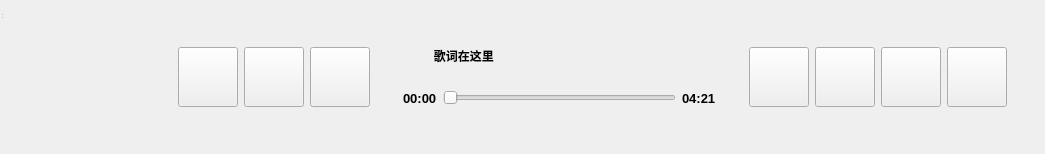
<?xml version="1.0" encoding="UTF-8"?>
<ui version="4.0">
 <class>musicPlaybackControls</class>
 <widget class="QWidget" name="musicPlaybackControls">
  <property name="geometry">
   <rect>
    <x>0</x>
    <y>0</y>
    <width>1045</width>
    <height>154</height>
   </rect>
  </property>
  <property name="windowTitle">
   <string>MainWindow</string>
  </property>
  <layout class="QGridLayout" name="gridLayout_2">
   <item row="0" column="0">
    <widget class="QWidget" name="videoWidget" native="true">
     <layout class="QGridLayout" name="gridLayout">
      <item row="0" column="0">
       <widget class="QWidget" name="widget_3" native="true">
        <layout class="QHBoxLayout" name="horizontalLayout_4">
         <item>
          <widget class="QWidget" name="widget" native="true">
           <layout class="QHBoxLayout" name="horizontalLayout">
            <item>
             <widget class="QLabel" name="albumLabel">
              <property name="minimumSize">
               <size>
                <width>60</width>
                <height>60</height>
               </size>
              </property>
              <property name="maximumSize">
               <size>
                <width>60</width>
                <height>60</height>
               </size>
              </property>
              <property name="text">
               <string/>
              </property>
             </widget>
            </item>
            <item>
             <spacer name="horizontalSpacer">
              <property name="orientation">
               <enum>Qt::Horizontal</enum>
              </property>
              <property name="sizeHint" stdset="0">
               <size>
                <width>40</width>
                <height>20</height>
               </size>
              </property>
             </spacer>
            </item>
            <item>
             <widget class="QPushButton" name="prevBtn">
              <property name="minimumSize">
               <size>
                <width>60</width>
                <height>60</height>
               </size>
              </property>
              <property name="maximumSize">
               <size>
                <width>60</width>
                <height>60</height>
               </size>
              </property>
              <property name="text">
               <string/>
              </property>
             </widget>
            </item>
            <item>
             <widget class="QPushButton" name="playBtn">
              <property name="minimumSize">
               <size>
                <width>60</width>
                <height>60</height>
               </size>
              </property>
              <property name="maximumSize">
               <size>
                <width>60</width>
                <height>60</height>
               </size>
              </property>
              <property name="text">
               <string/>
              </property>
             </widget>
            </item>
            <item>
             <widget class="QPushButton" name="nextBtn">
              <property name="minimumSize">
               <size>
                <width>60</width>
                <height>60</height>
               </size>
              </property>
              <property name="maximumSize">
               <size>
                <width>60</width>
                <height>60</height>
               </size>
              </property>
              <property name="text">
               <string/>
              </property>
             </widget>
            </item>
           </layout>
          </widget>
         </item>
         <item>
          <widget class="QWidget" name="widget_5" native="true">
           <layout class="QVBoxLayout" name="verticalLayout">
            <item>
             <widget class="QLabel" name="lyricLabel">
              <property name="font">
               <font>
                <weight>75</weight>
                <bold>true</bold>
               </font>
              </property>
              <property name="text">
               <string>            歌词在这里</string>
              </property>
             </widget>
            </item>
            <item>
             <widget class="QWidget" name="widget_4" native="true">
              <layout class="QHBoxLayout" name="horizontalLayout_3">
               <item>
                <widget class="QLabel" name="currentTime">
                 <property name="font">
                  <font>
                   <pointsize>10</pointsize>
                   <weight>75</weight>
                   <bold>true</bold>
                  </font>
                 </property>
                 <property name="text">
                  <string>00:00</string>
                 </property>
                </widget>
               </item>
               <item>
                <widget class="QSlider" name="processBar">
                 <property name="orientation">
                  <enum>Qt::Horizontal</enum>
                 </property>
                </widget>
               </item>
               <item>
                <widget class="QLabel" name="totalTime">
                 <property name="font">
                  <font>
                   <pointsize>10</pointsize>
                   <weight>75</weight>
                   <bold>true</bold>
                  </font>
                 </property>
                 <property name="text">
                  <string>04:21</string>
                 </property>
                </widget>
               </item>
              </layout>
             </widget>
            </item>
           </layout>
          </widget>
         </item>
         <item>
          <widget class="QWidget" name="widget_2" native="true">
           <layout class="QHBoxLayout" name="horizontalLayout_2">
            <item>
             <widget class="QPushButton" name="switchModeBtn">
              <property name="minimumSize">
               <size>
                <width>60</width>
                <height>60</height>
               </size>
              </property>
              <property name="maximumSize">
               <size>
                <width>60</width>
                <height>60</height>
               </size>
              </property>
              <property name="text">
               <string/>
              </property>
             </widget>
            </item>
            <item>
             <widget class="QPushButton" name="volumeBtn">
              <property name="minimumSize">
               <size>
                <width>60</width>
                <height>60</height>
               </size>
              </property>
              <property name="maximumSize">
               <size>
                <width>60</width>
                <height>60</height>
               </size>
              </property>
              <property name="text">
               <string/>
              </property>
             </widget>
            </item>
            <item>
             <widget class="QPushButton" name="lyricBtn">
              <property name="minimumSize">
               <size>
                <width>60</width>
                <height>60</height>
               </size>
              </property>
              <property name="maximumSize">
               <size>
                <width>60</width>
                <height>60</height>
               </size>
              </property>
              <property name="text">
               <string/>
              </property>
             </widget>
            </item>
            <item>
             <widget class="QPushButton" name="enjoyBtn">
              <property name="minimumSize">
               <size>
                <width>60</width>
                <height>60</height>
               </size>
              </property>
              <property name="maximumSize">
               <size>
                <width>60</width>
                <height>60</height>
               </size>
              </property>
              <property name="text">
               <string/>
              </property>
             </widget>
            </item>
           </layout>
          </widget>
         </item>
        </layout>
       </widget>
      </item>
     </layout>
    </widget>
   </item>
  </layout>
  <widget class="QStatusBar" name="statusbar">
   <property name="geometry">
    <rect>
     <x>0</x>
     <y>0</y>
     <width>3</width>
     <height>20</height>
    </rect>
   </property>
  </widget>
 </widget>
 <resources/>
 <connections/>
</ui>
